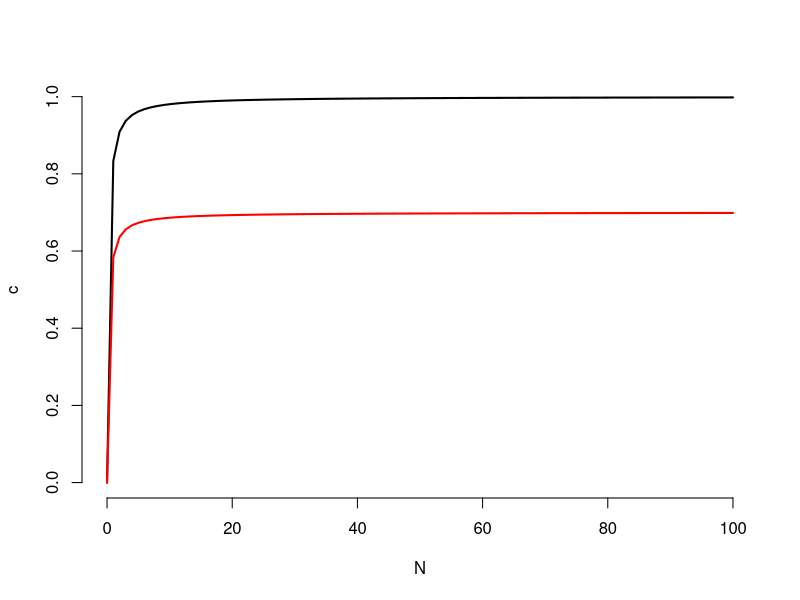

This chart was generated by the following R code:
## Mangel type II function

N = 0:100
q = 0.5
E = 10
cm = 1
C0 = 1


c = cm*q*E*N/(C0 + q*E*N)

plot(N,c,type='l',lwd=2,frame=FALSE)

cm = .7


c = cm*q*E*N/(C0 + q*E*N)

lines(N,c,lwd=2,col="red")